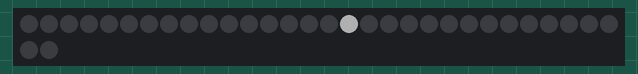
Recording of a sketch running on a simulated Arduino Uno, built with avr-gcc and run on an emulated ATmega328P. On the bench: 32 RGB LEDs in strip order, left to right, continuing on the next row. Dim RGB values are drawn brighter than linear.

Above: at 0.15 s.
At 0.78 s:
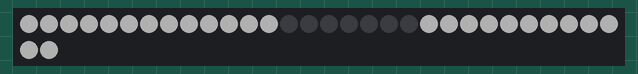

The sketch:

main.ino
```cpp
#include <Adafruit_NeoPixel.h>

Adafruit_NeoPixel strip(32,10, NEO_GRB + NEO_KHZ800);


int hours = 4;
int minutes = 44;
int seconds = 0;
int pixels = strip.numPixels();

bool start = true;

void setup() {
  strip.begin();
  strip.setBrightness(55);
  Serial.begin(9600);
}

void loop() {


  for(int i = 0; i < 60; i ++){
    seconds = i;

    if(seconds == 59){
      minutes ++;
    }
    if(minutes == 60){
      minutes = 0;
      hours ++;
    }
    if(hours == 24){
      hours = 0;
    }
    showPixels();
    delay(1000);
  }

}


uint32_t hourPos(float hour, float minute){
  hour = hour + minute/60;
  int pos = 0;
  if(hour <12){
    pos = pixels * hour/12;
  }else{
    hour = hour - 12;
    pos = pixels * hour/12;
  }
  return pos;
}


uint32_t minPos(float minute){
  int pos = pixels * minute/60;
  return pos;
}

uint32_t secPos(float second){
  int pos = pixels * second/60;
  return pos;
}

void showPixels(){
  strip.clear();
  if(start){
    splitStrip(255,255,255,30);
    findPos(25);
  }

//  strip.setPixelColor(secPos(seconds)-1, 255,0,0);
//  if(secPos(seconds) == 0){
//    strip.setPixelColor(strip.numPixels()-1, 255,0,0);
//  }

  if(secPos(seconds) == minPos(minutes) && secPos(seconds) == hourPos(hours, minutes)){
    strip.setPixelColor(hourPos(hours, minutes), 85,85,85);

  }else if(secPos(seconds) == minPos(minutes)){
    strip.setPixelColor(hourPos(hours, minutes), 0,0,255);
    strip.setPixelColor(minPos(minutes), 128,128,0);

  }else if(secPos(seconds) == hourPos(hours, minutes)){
    strip.setPixelColor(minPos(minutes), 0,255,0);
    strip.setPixelColor(hourPos(hours, minutes), 128,0,128);

  }else if(minPos(minutes) == hourPos(hours, minutes)){
    strip.setPixelColor(secPos(seconds), 255,0,0);
    strip.setPixelColor(hourPos(hours, minutes), 0,128,128);

  }else {
    strip.setPixelColor(secPos(seconds), 255,0,0);
    strip.setPixelColor(minPos(minutes), 0,255,0);
    strip.setPixelColor(hourPos(hours, minutes), 0,0,255);
  }


  strip.show();
}


void fillStrip(byte red, byte green, byte blue, int SpeedDelay) {
  strip.clear();
  for(uint16_t i=0; i<=strip.numPixels(); i++) {
      strip.fill(strip.Color(i*red, i*green, i*blue), 0, i);
      strip.show();
      delay(SpeedDelay);
  }
  delay(20*SpeedDelay);
  for(uint16_t i=255; i>0; i--){
    strip.fill(strip.Color(i,i,i));
    strip.show();
    delay(3);
  }
  strip.clear();
  start = false;
}


void splitStrip(byte red, byte green, byte blue, int SpeedDelay){

  for(int i=(strip.numPixels()/2); i>=0; i--){
    strip.setPixelColor(i, strip.Color(red, green, blue));
    strip.setPixelColor(strip.numPixels()-i, strip.Color(red, green, blue));
    strip.show();
    delay(SpeedDelay);
  }
  for(int i=(strip.numPixels()/2); i>=0; i--){
    strip.setPixelColor(i, strip.Color(0,0,0));
    strip.setPixelColor(strip.numPixels()-i, strip.Color(0,0,0));
    strip.show();
    delay(SpeedDelay);
  }
  start = false;
  delay(SpeedDelay*10);
}

void findPos(int SpeedDelay){
  strip.clear();
  int hour = hourPos(hours, minutes);
  int minute = minPos(minutes);
  int second = secPos(seconds);


  for(int i = 0; i <= hour; i++){
    strip.setPixelColor(i-2, strip.Color(0,0,0));
    strip.setPixelColor(i-1, strip.Color(0,0,100));
    strip.setPixelColor(i, strip.Color(0,0,255));
    strip.show();
    delay(SpeedDelay);
  }
  strip.clear();
  strip.setPixelColor(hour, strip.Color(0,0,255));

  for(int i = 0; i <= minute; i++){
    strip.setPixelColor(i-2, strip.Color(0,0,0));
    strip.setPixelColor(i-1, strip.Color(0,100,0));
    strip.setPixelColor(i, strip.Color(0,255,0));
    strip.setPixelColor(hour, strip.Color(0,0,255));
    strip.show();
    delay(SpeedDelay);
  }
  strip.clear();
  strip.setPixelColor(hour, strip.Color(0,0,255));
  strip.setPixelColor(minute, strip.Color(0,255,0));

  for(int i = 0; i <= second; i++){
      strip.setPixelColor(i-2, strip.Color(0,0,0));
      strip.setPixelColor(i-1, strip.Color(100,0,0));
      strip.setPixelColor(i, strip.Color(255,0,0));
      strip.setPixelColor(hour, strip.Color(0,0,255));
      strip.setPixelColor(minute, strip.Color(0,255,0));
      strip.show();
      delay(SpeedDelay);
    }

  strip.clear();
  strip.setPixelColor(hour, strip.Color(0,0,255));
  strip.setPixelColor(minute, strip.Color(0,255,0));
  strip.setPixelColor(second, strip.Color(255,0,0));
  start = false;
}


void findPositions(int SpeedDelay){
  strip.clear();
  int hour = hourPos(hours, minutes);
  int minute = minPos(minutes);
  int second = secPos(seconds);
  bool clockwiseHour;
  bool clockwiseMinute;
  bool clockwiseSecond;

  if(hour <= (pixels/2)){
    clockwiseHour = true;
  }else{
    clockwiseHour = false;
  }

  if(minute <= pixels/2){
    clockwiseMinute = true;
  }else{
    clockwiseMinute = false;
  }

  if(second <= pixels/2){
    clockwiseSecond = true;
  }else{
    clockwiseSecond = false;
  }

  if(clockwiseHour){
    for(int i = 0; i <= hour; i++){
      strip.setPixelColor(i-2, strip.Color(0,0,0));
      strip.setPixelColor(i-1, strip.Color(0,0,100));
      strip.setPixelColor(i, strip.Color(0,0,255));
      strip.show();
      delay(SpeedDelay);
    }
  }else{
    for(int i = pixels; i >= hour; i--){
      strip.setPixelColor(i+2, strip.Color(0,0,0));
      strip.setPixelColor(i+1, strip.Color(0,0,100));
      strip.setPixelColor(i, strip.Color(0,0,255));
      strip.show();
      delay(SpeedDelay);
    }
  }
  strip.clear();
  strip.setPixelColor(hour, strip.Color(0,0,255));

  if(clockwiseMinute){
    for(int i = 0; i <= minute; i++){
      strip.setPixelColor(i-2, strip.Color(0,0,0));
      strip.setPixelColor(i-1, strip.Color(0,100,0));
      strip.setPixelColor(i, strip.Color(0,255,0));
      strip.setPixelColor(hour, strip.Color(0,0,255));
      strip.show();
      delay(SpeedDelay);
    }
  }else{
    for(int i = pixels; i >= minute; i--){
      strip.setPixelColor(i+2, strip.Color(0,0,0));
      strip.setPixelColor(i+1, strip.Color(0,100,0));
      strip.setPixelColor(i, strip.Color(0,255,0));
      strip.setPixelColor(hour, strip.Color(0,0,255));
      strip.show();
      delay(SpeedDelay);
    }
  }
  strip.clear();
  strip.setPixelColor(hour, strip.Color(0,0,255));
  strip.setPixelColor(minute, strip.Color(0,255,0));

  if(clockwiseSecond){
    for(int i = 0; i <= second; i++){
      strip.setPixelColor(i-2, strip.Color(0,0,0));
      strip.setPixelColor(i-1, strip.Color(100,0,0));
      strip.setPixelColor(i, strip.Color(255,0,0));
      strip.setPixelColor(hour, strip.Color(0,0,255));
      strip.setPixelColor(minute, strip.Color(0,255,0));
      strip.show();
      delay(SpeedDelay);
    }
  }else{
    for(int i = pixels; i >= second; i--){
      strip.setPixelColor(i+2, strip.Color(0,0,0));
      strip.setPixelColor(i+1, strip.Color(100,0,0));
      strip.setPixelColor(i, strip.Color(255,0,0));
      strip.setPixelColor(hour, strip.Color(0,0,255));
      strip.setPixelColor(minute, strip.Color(0,255,0));
      strip.show();
      delay(SpeedDelay);
    }
  }

  strip.clear();
  strip.setPixelColor(hour, strip.Color(0,0,255));
  strip.setPixelColor(minute, strip.Color(0,255,0));
  strip.setPixelColor(second, strip.Color(255,0,0));
  start = false;
}
```
